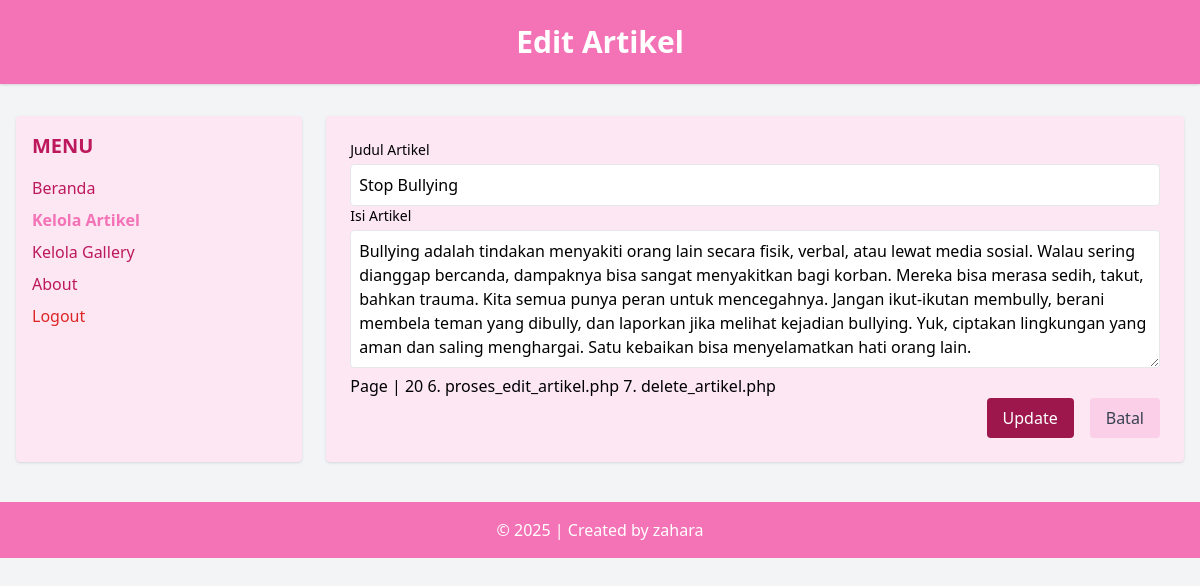
Screenshot of /admin/edit_artikel.php?id_artikel=3 (signed in) with the database file from the repository.
### tables this page shows
CREATE TABLE `tbl_artikel` (
  `id_artikel` int(5) NOT NULL,
  `nama_artikel` text NOT NULL,
  `isi_artikel` text NOT NULL,
  `foto` varchar(50) NOT NULL
);

### admin/edit_artikel.php (the view, shortened to what this page needs)
<?php
include('../koneksi.php');
$id = $_GET['id_artikel'];
$sql = "SELECT * FROM tbl_artikel WHERE id_artikel = '$id'";
$query = mysqli_query($db, $sql);
$data = mysqli_fetch_array($query);
?>
<!DOCTYPE html>
<html lang="en">
<head>
<script src="https://cdn.tailwindcss.com"></script>
</head>
<body class="bg-gray-100 min-h-screen"></body>
<header class="bg-pink-400 text-white text-center py-6 shadow">
<h1 class="text-3xl font-bold">Edit Artikel</h1>
</header>
<div class="flex max-w-7xl mx-auto mt-8 px-4">
<aside class="w-1/4 bg-pink-100 rounded shadow p-4">
<h2 class="text-xl font-semibold text-pink-700 mb-4 textcenter">MENU</h2>
<ul class="space-y-2 text-pink-700">
<li><a href="beranda_admin.php" class="block hover:text-pink-400">Beranda</a></li>
<li><a href="data_artikel.php" class="block font-semibold text-pink-400">Kelola Artikel</a></li>
<li><a href="data_gallery.php" class="block hover:text-pink-400">Kelola Gallery</a></li>
<li><a href="about.php" class="block hover:text-pink-400">About</a></li>
<li>
<a href="logout.php" onclick="return confirm('Apakah anda yakin ingin keluar?');"
class="block text-red-600 hover:underline fontmedium">Logout</a>
</li>
</ul>
</aside>
<main class="w-3/4 bg-pink-100 rounded shadow p-6 ml-6">
<form action="proses_edit_artikel.php" method="post" class="space-y-
6">
<div>
<label for="nama_artikel" class="block text-sm font-medium textpink-700 mb-1">Judul Artikel</label>
<input type="text" id="nama_artikel" name="nama_artikel" required
value="<?php echo htmlspecialchars($data['nama_artikel']); ?>"
class="w-full p-2 border rounded focus:outline-none focus:ring
focus:border-blue-500">
</div>
<div>
<label for="isi_artikel" class="block text-sm font-medium textpink-700 mb-1">Isi Artikel</label>
<textarea id="isi_artikel" name="isi_artikel" rows="5" required
class="w-full p-2 border rounded focus:outline-none focus:ring
focus:border-pink-500"><?php echo htmlspecialchars($data['isi_artikel']);
?></textarea>
<div>
Page | 20
6. proses_edit_artikel.php
7. delete_artikel.php
<div class="flex justify-end space-x-4">
<button type="submit"
class="bg-pink-800 text-white px-4 py-2 rounded hover:bg-pink-
400 transition">Update</button>
<a href="data_artikel.php"
class="bg-pink-200 text-gray-700 px-4 py-2 rounded hover:bgpink-400 transition">Batal</a>
</div>
</form>
</main>
</div>
<footer class="bg-pink-400 text-white text-center py-4 mt-10">
&copy; <?php echo date('Y'); ?> | Created by zahara
</footer>
</body>
</html>

### rows the page displays
tbl_artikel: nama_artikel "Stop Bullying", isi_artikel "Bullying adalah tindakan menyakiti orang lain secara fisik, verbal, atau lewat media sosial. Walau sering dianggap bercanda, dampaknya bisa sangat menyakitkan bagi korban. Mereka bisa merasa sedih, takut, bahkan trauma. Kita semua punya peran untuk mencegahnya. Jangan ikut-ikutan membully, berani membela teman yang dibully, dan laporkan jika melihat kejadian bullying. Yuk, ciptakan lingkungan yang aman dan saling menghargai. Satu kebaikan bisa menyelamatkan hati orang lain."
